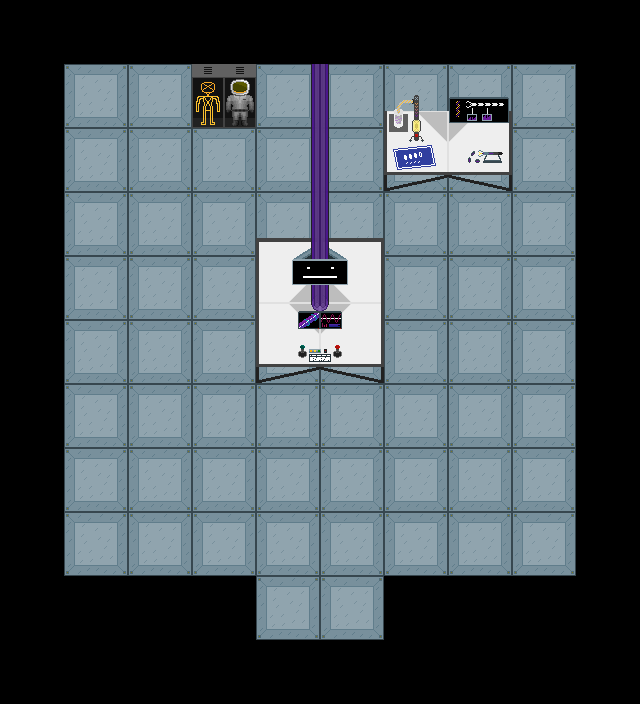

A 2D game scene composited from a Tiled map and its tileset images. What follows is a short description and the map's XML, with every tile layer's data as written:
An orthogonal 10x11 tile map with 64x64 px tiles, 2 tile layers (trail, ground), 2 tilesets and 51 objects (player, robo).

<map version="1.10" tiledversion="1.10.2" orientation="orthogonal" renderorder="right-down" width="10" height="11" tilewidth="64" tileheight="64" infinite="0" nextlayerid="14" nextobjectid="70">
 <tileset firstgid="1" source="../tile_sets/tardis_room.tsx" />
 <tileset firstgid="65" source="../tile_sets/collision.tsx" />
 <objectgroup id="4" name="water" />
 <objectgroup id="6" name="buildings" />
 <objectgroup id="12" name="transition">
  <object id="68" x="255.719" y="630.188" width="128.063" height="9.875">
   <properties>
    <property name="destination" value="lvl_1" />
    <property name="location" value="tardis" />
   </properties>
  </object>
 </objectgroup>
 <objectgroup id="13" name="nature" />
 <layer id="9" name="trail" width="10" height="11">
  <data encoding="csv">
0,0,0,0,0,0,0,0,0,0,
0,0,0,0,0,0,0,0,0,0,
0,0,0,0,0,0,0,0,0,0,
0,0,0,0,0,0,0,0,0,0,
0,0,0,0,0,0,0,0,0,0,
0,0,0,0,0,0,0,0,0,0,
0,0,0,0,0,0,0,0,0,0,
0,0,0,0,0,0,0,0,0,0,
0,0,0,0,0,0,0,0,0,0,
0,0,0,0,0,0,0,0,0,0,
0,0,0,0,0,0,0,0,0,0
</data>
 </layer>
 <objectgroup id="11" name="map_limit">
  <object id="15" gid="65" x="384" y="640" width="64" height="64" />
  <object id="16" gid="65" x="448" y="640" width="64" height="64" />
  <object id="17" gid="65" x="512" y="640" width="64" height="64" />
  <object id="18" gid="65" x="320" y="704" width="64" height="64" />
  <object id="19" gid="65" x="256" y="704" width="64" height="64" />
  <object id="20" gid="65" x="64" y="640" width="64" height="64" />
  <object id="21" gid="65" x="128" y="640" width="64" height="64" />
  <object id="22" gid="65" x="192" y="640" width="64" height="64" />
  <object id="23" gid="65" x="0" y="576" width="64" height="64" />
  <object id="24" gid="65" x="0" y="512" width="64" height="64" />
  <object id="25" gid="65" x="0" y="448" width="64" height="64" />
  <object id="26" gid="65" x="0" y="384" width="64" height="64" />
  <object id="27" gid="65" x="0" y="320" width="64" height="64" />
  <object id="28" gid="65" x="0" y="256" width="64" height="64" />
  <object id="29" gid="65" x="0" y="192" width="64" height="64" />
  <object id="30" gid="65" x="0" y="128" width="64" height="64" />
  <object id="31" gid="65" x="64" y="64" width="64" height="64" />
  <object id="32" gid="65" x="128" y="64" width="64" height="64" />
  <object id="33" gid="65" x="192" y="64" width="64" height="64" />
  <object id="34" gid="65" x="256" y="64" width="64" height="64" />
  <object id="35" gid="65" x="320" y="64" width="64" height="64" />
  <object id="36" gid="65" x="384" y="64" width="64" height="64" />
  <object id="37" gid="65" x="448" y="64" width="64" height="64" />
  <object id="38" gid="65" x="512" y="64" width="64" height="64" />
  <object id="39" gid="65" x="576" y="128" width="64" height="64" />
  <object id="40" gid="65" x="576" y="192" width="64" height="64" />
  <object id="41" gid="65" x="576" y="256" width="64" height="64" />
  <object id="42" gid="65" x="576" y="320" width="64" height="64" />
  <object id="43" gid="65" x="576" y="384" width="64" height="64" />
  <object id="44" gid="65" x="576" y="448" width="64" height="64" />
  <object id="45" gid="65" x="576" y="512" width="64" height="64" />
  <object id="46" gid="65" x="576" y="576" width="64" height="64" />
  <object id="48" gid="67" x="192.182" y="83.6364" width="64" height="20" />
  <object id="49" gid="67" x="192.091" y="101.182" width="64" height="20" />
  <object id="53" gid="67" x="320.004" y="340.004" width="64" height="20" />
  <object id="54" gid="67" x="320.015" y="349.801" width="64" height="20" />
  <object id="55" gid="67" x="256.026" y="340.026" width="64" height="20" />
  <object id="56" gid="67" x="256" y="349.818" width="64" height="20" />
  <object id="57" gid="65" x="256" y="320" width="64" height="64" />
  <object id="58" gid="65" x="320" y="320" width="64" height="64" />
  <object id="59" gid="67" x="320.182" y="257.818" width="64" height="20" />
  <object id="60" gid="67" x="256.364" y="258.182" width="64" height="20" />
  <object id="61" gid="67" x="447.989" y="148.057" width="64" height="20" />
  <object id="62" gid="67" x="448.182" y="160.989" width="64" height="20" />
  <object id="63" gid="67" x="384.182" y="148.182" width="64" height="20" />
  <object id="64" gid="67" x="384.182" y="160.989" width="64" height="20" />
  <object id="65" gid="67" x="383.818" y="131.091" width="64" height="20" />
  <object id="66" gid="67" x="448" y="131.091" width="64" height="20" />
 </objectgroup>
 <layer id="1" name="ground" width="10" height="11">
  <data encoding="csv">
0,0,0,0,0,0,0,0,0,0,
0,1,1,3,4,5,6,7,8,0,
0,8,8,8,12,13,14,15,8,0,
0,8,8,8,20,21,22,22,8,0,
0,8,8,8,28,29,22,22,8,0,
0,8,8,8,36,37,22,22,8,0,
0,8,8,8,22,22,22,22,8,0,
0,8,8,8,22,22,22,22,8,0,
0,8,8,8,8,8,8,8,8,0,
0,0,0,0,8,8,0,0,0,0,
0,0,0,0,0,0,0,0,0,0
</data>
 </layer>
 <objectgroup id="3" name="character">
  <object id="14" name="player" x="320" y="576">
   <properties>
    <property name="direction" value="up" />
    <property name="entity_id" value="player" />
    <property name="position" value="entrance_tardis" />
   </properties>
   <point />
  </object>
  <object id="69" name="robo" x="320.667" y="278.303">
   <properties>
    <property name="character_id" value="robo" />
    <property name="direction" value="up" />
    <property name="position" value="entrance_tardis" />
   </properties>
   <point />
  </object>
 </objectgroup>
</map>
